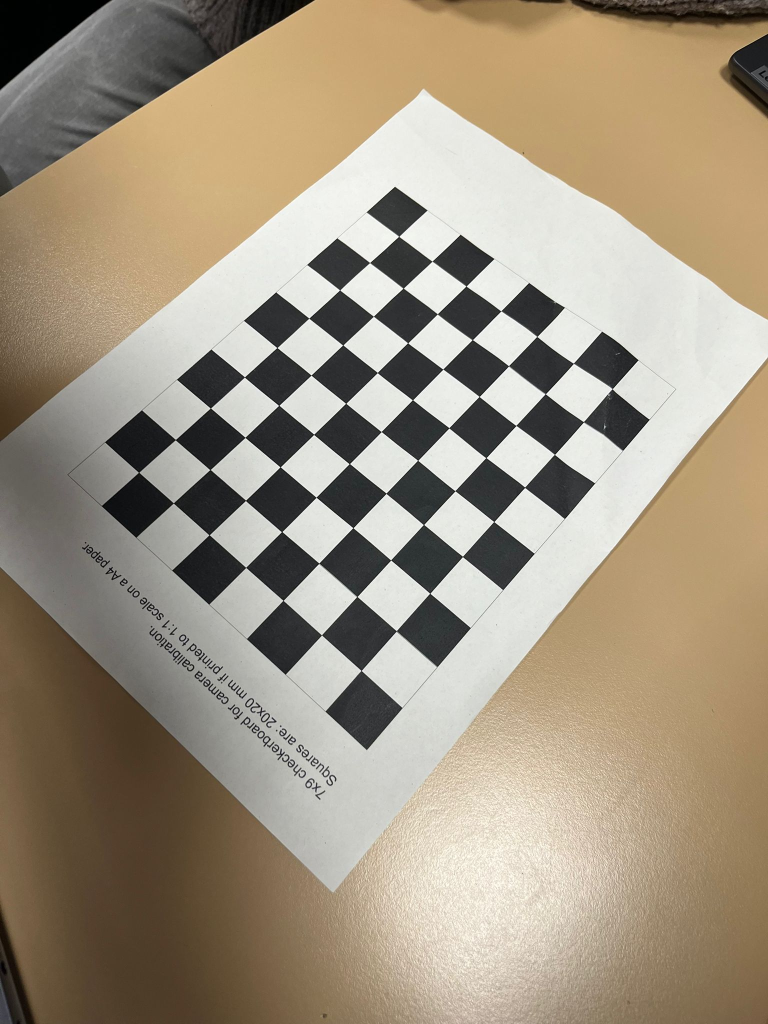
#> input picture data/calibration/1.jpeg, 1536 x 2048 px (shown at 1/2 size); its folder holds 4 pictures in this run
$ python calibration_camara.py
#> lines starting #> are read from the running program, lines starting #| are printed output that depends on the picture
import cv2
import numpy as np
import glob
import os
from typing import List, Tuple

# =========================
# CONFIG
# =========================

IMAGES_GLOB = "data/calibration/*.jpeg"
OUTPUT_NPZ = "src/calibration/calibration_data.npz"

RESIZE_TO = (1080, 810)
CHESSBOARD_SHAPE = (7, 9)
SQUARE_SIZE = 0.030


# =========================
# Helpers
# =========================
def load_images(filenames: List[str], resize_to=None) -> List[np.ndarray]:
#> called with resize_to = (1080, 810)
    imgs = []
    for f in filenames:
        img = cv2.imread(f)
#> img is the input picture: shape (2048, 1536, 3); mean B, G, R 128.7, 148, 160.3
        if img is None:
            print("Error al cargar:", f)
            continue
        if resize_to is not None:
            img = cv2.resize(img, resize_to)
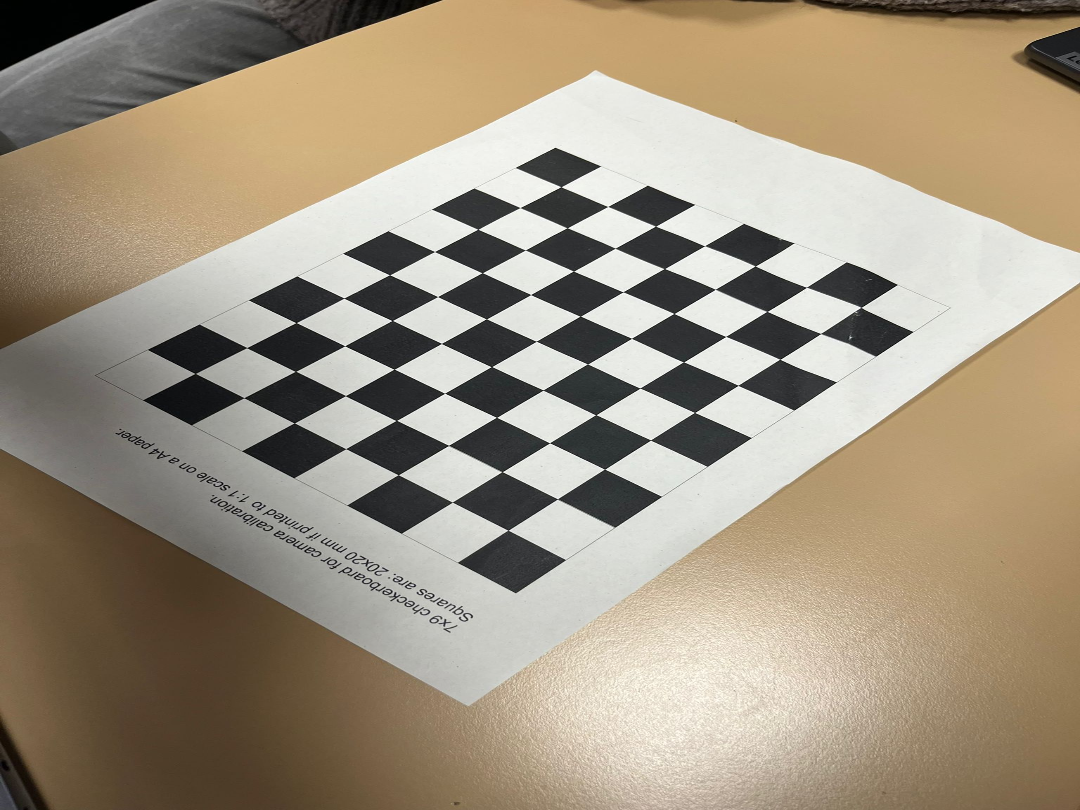
#> img: shape (810, 1080, 3); mean B, G, R 128.6, 147.9, 160.2
        imgs.append(img)
#> pass 2 of the loop in load_images, `for f in filenames:`:
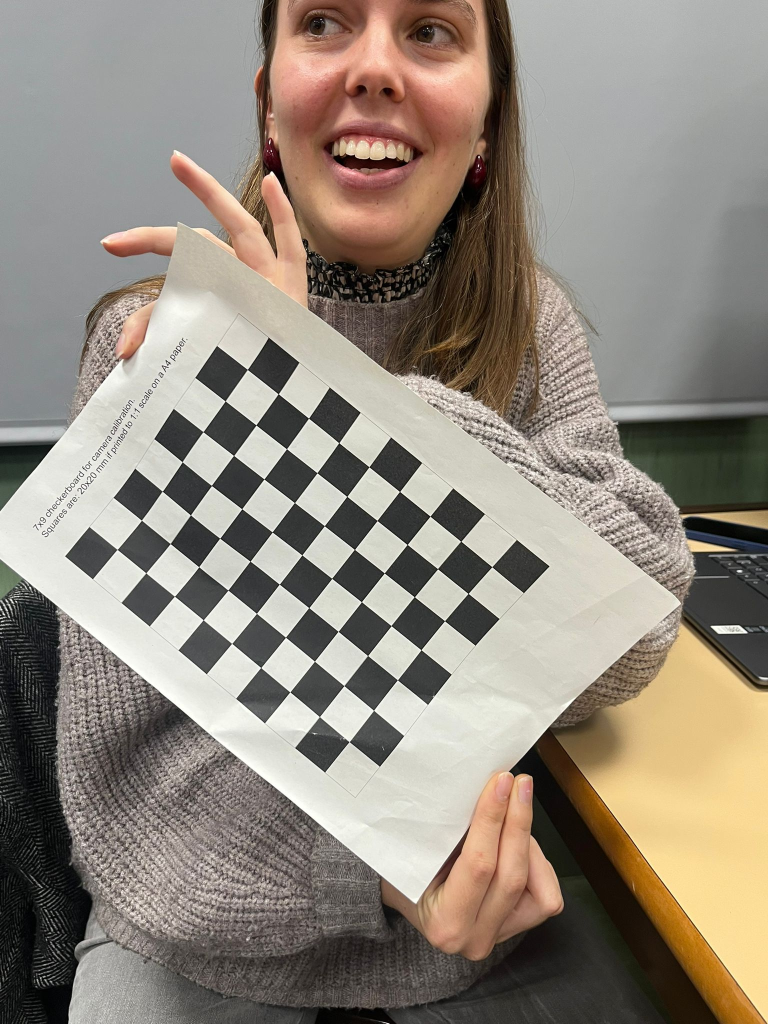
#> input picture data/calibration/10.jpeg, 1536 x 2048 px (shown at 1/2 size)
#> in load_images, img is the input picture: shape (2048, 1536, 3); mean B, G, R 124.8, 136.2, 145.5
#> in load_images, `img = cv2.resize(img, resize_to)`:
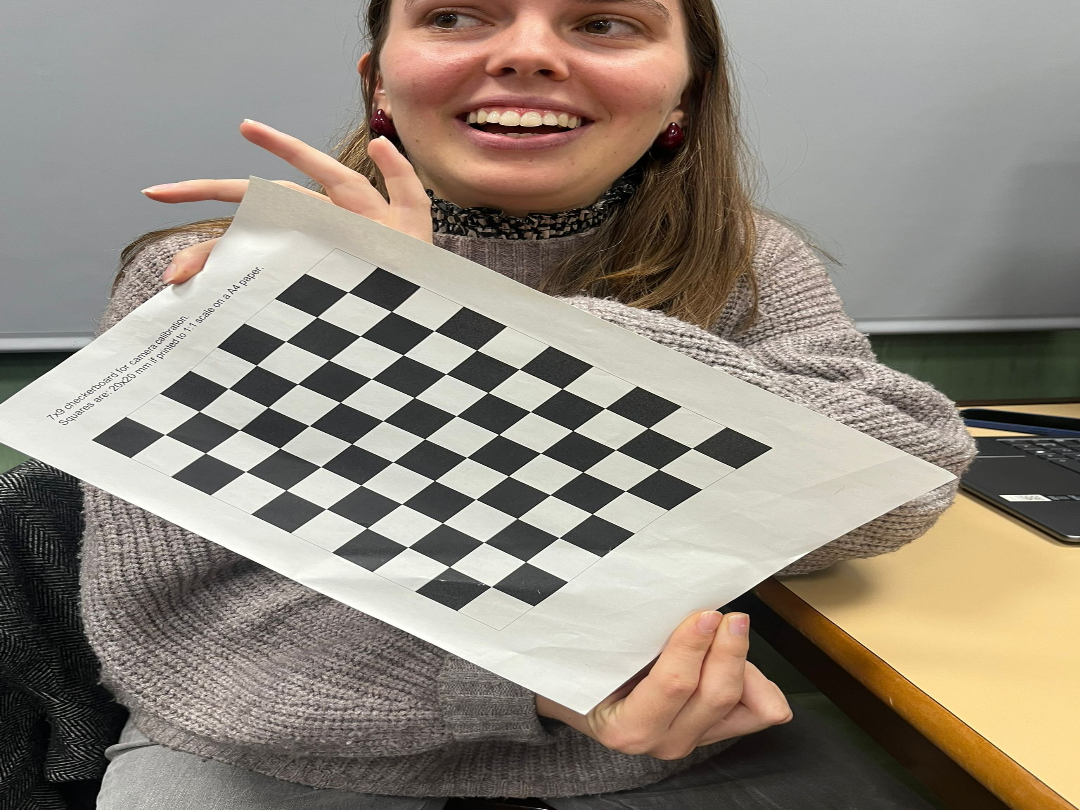
#> img: shape (810, 1080, 3); mean B, G, R 124.7, 136.1, 145.4
#> pass 3 of the loop in load_images, `for f in filenames:`:
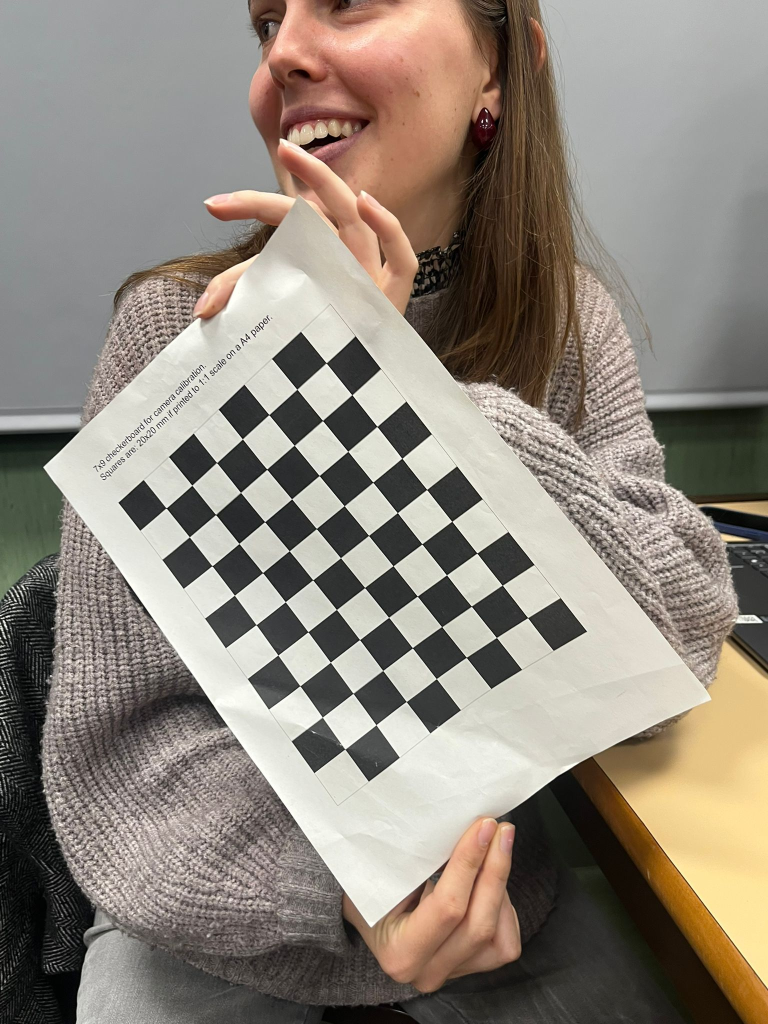
#> input picture data/calibration/11.jpeg, 1536 x 2048 px (shown at 1/2 size)
#> in load_images, img is the input picture: shape (2048, 1536, 3); mean B, G, R 124.2, 134.7, 143.5
#> in load_images, `img = cv2.resize(img, resize_to)`:
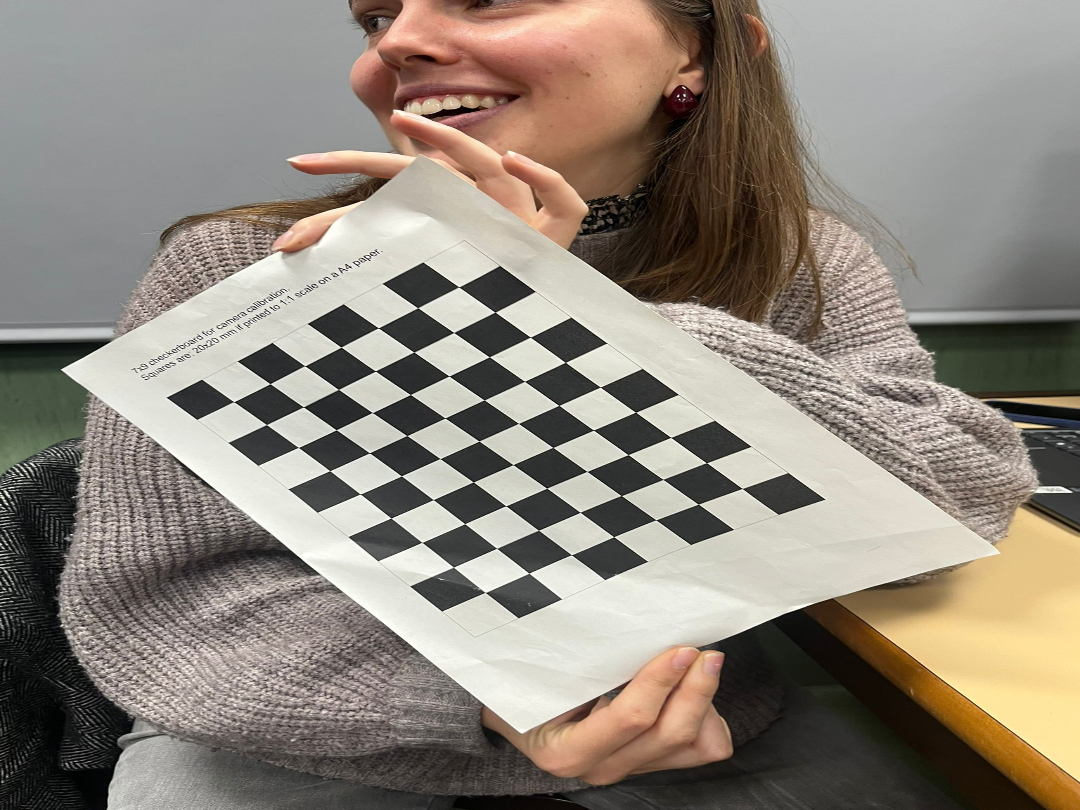
#> img: shape (810, 1080, 3); mean B, G, R 124.1, 134.6, 143.4
#> the loop made 4 passes; the first 3 are shown
    return imgs

def get_chessboard_points(chessboard_shape: Tuple[int, int], square_size: float) -> np.ndarray:
    cols, rows = chessboard_shape
    objp = np.zeros((rows * cols, 3), np.float32)
    grid = np.mgrid[0:cols, 0:rows].T.reshape(-1, 2)
    objp[:, :2] = grid * square_size
    return objp

# =========================
# Main calibration
# =========================
def main():
    files = sorted(glob.glob(IMAGES_GLOB))
    if len(files) == 0:
        raise RuntimeError(f"No se encontraron imágenes con el patrón: {IMAGES_GLOB}")

    imgs = load_images(files, resize_to=RESIZE_TO)
    if len(imgs) == 0:
        raise RuntimeError("No se pudo cargar ninguna imagen.")


    h, w = imgs[0].shape[:2]
#> h = 810; w = 1080
    img_size = (w, h)
#> img_size = (1080, 810)


    criteria = (cv2.TERM_CRITERIA_EPS + cv2.TERM_CRITERIA_MAX_ITER, 30, 0.01)

    objp_one = get_chessboard_points(CHESSBOARD_SHAPE, SQUARE_SIZE).astype(np.float32)

    objpoints = []
    imgpoints = []

    valid_count = 0
    for idx, img in enumerate(imgs):
        gray = cv2.cvtColor(img, cv2.COLOR_BGR2GRAY)

        ret, corners = cv2.findChessboardCorners(gray, CHESSBOARD_SHAPE)
        if not ret:
            print(f" No detectado tablero en: {files[idx]}")
            continue

        corners_ref = cv2.cornerSubPix(gray, corners, (7, 9), (-1, -1), criteria)
        if corners_ref is None:
            corners_ref = corners

        objpoints.append(objp_one.copy())
        imgpoints.append(corners_ref.astype(np.float32))
        valid_count += 1
#> this loop made 4 passes
#> pass 1, in main, `gray = cv2.cvtColor(img, cv2.COLOR_BGR2GRAY)`:
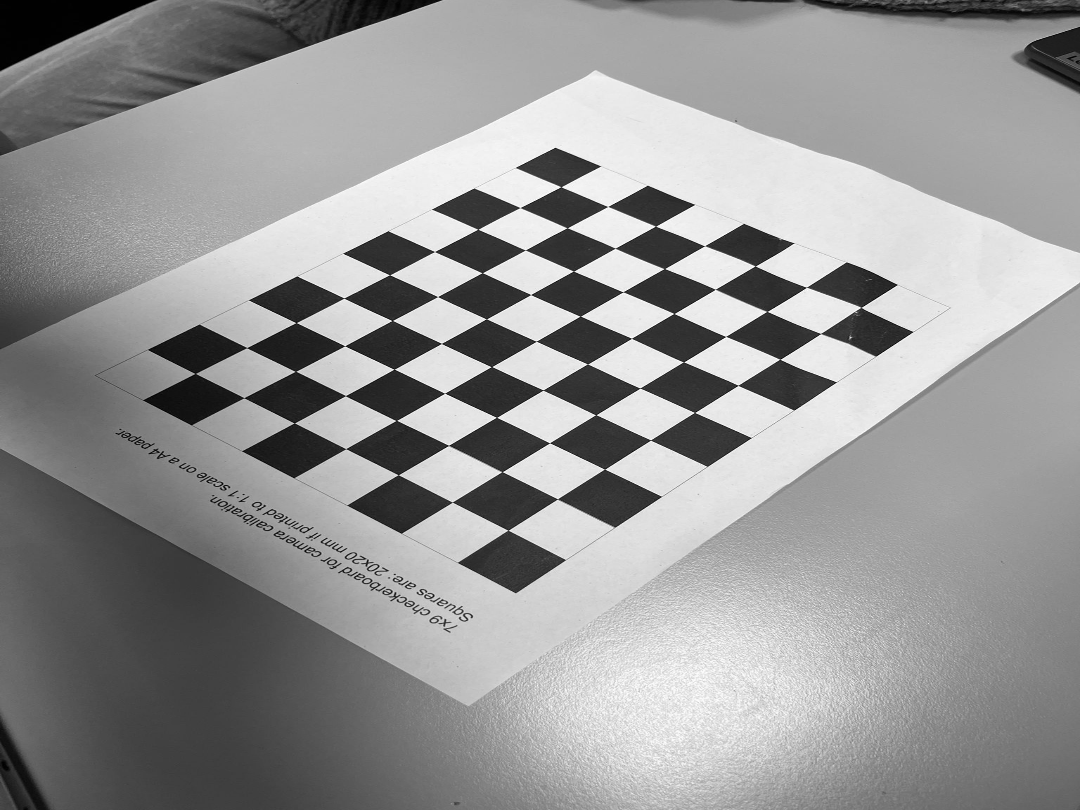
#> gray: shape (810, 1080); min 0, max 255, mean 149.4
#> pass 2, in main, `gray = cv2.cvtColor(img, cv2.COLOR_BGR2GRAY)`:
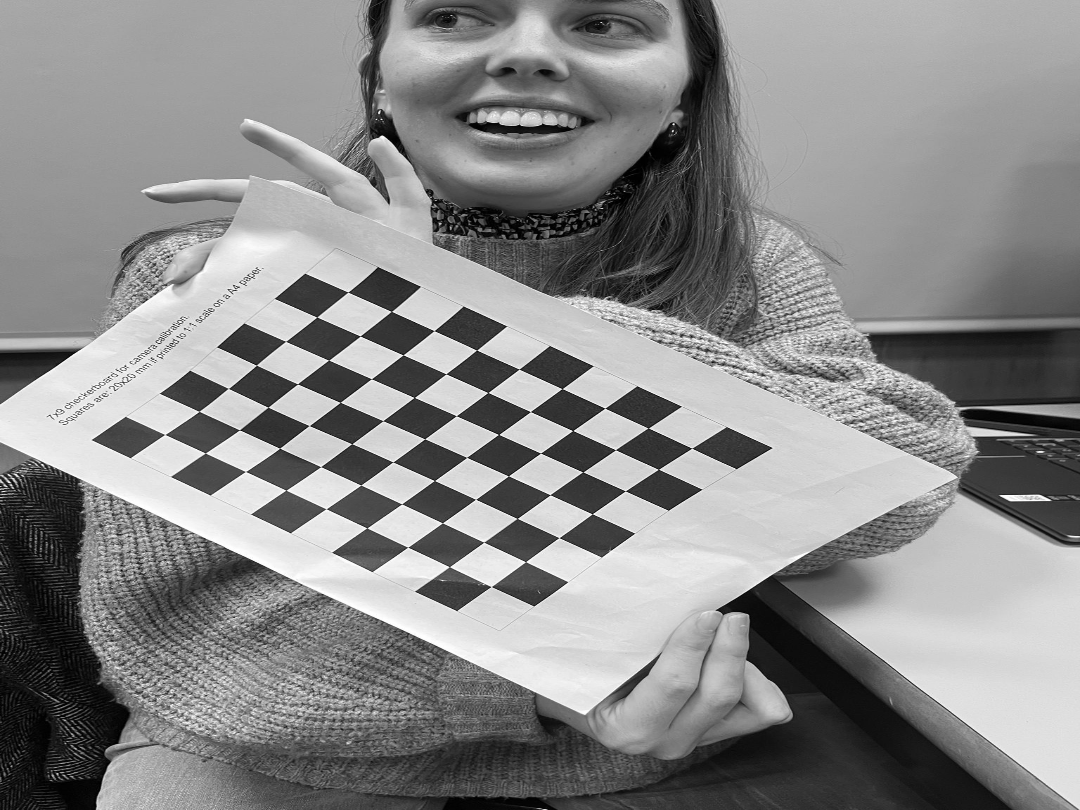
#> gray: shape (810, 1080); min 0, max 255, mean 137.6
#> pass 3, in main, `gray = cv2.cvtColor(img, cv2.COLOR_BGR2GRAY)`:
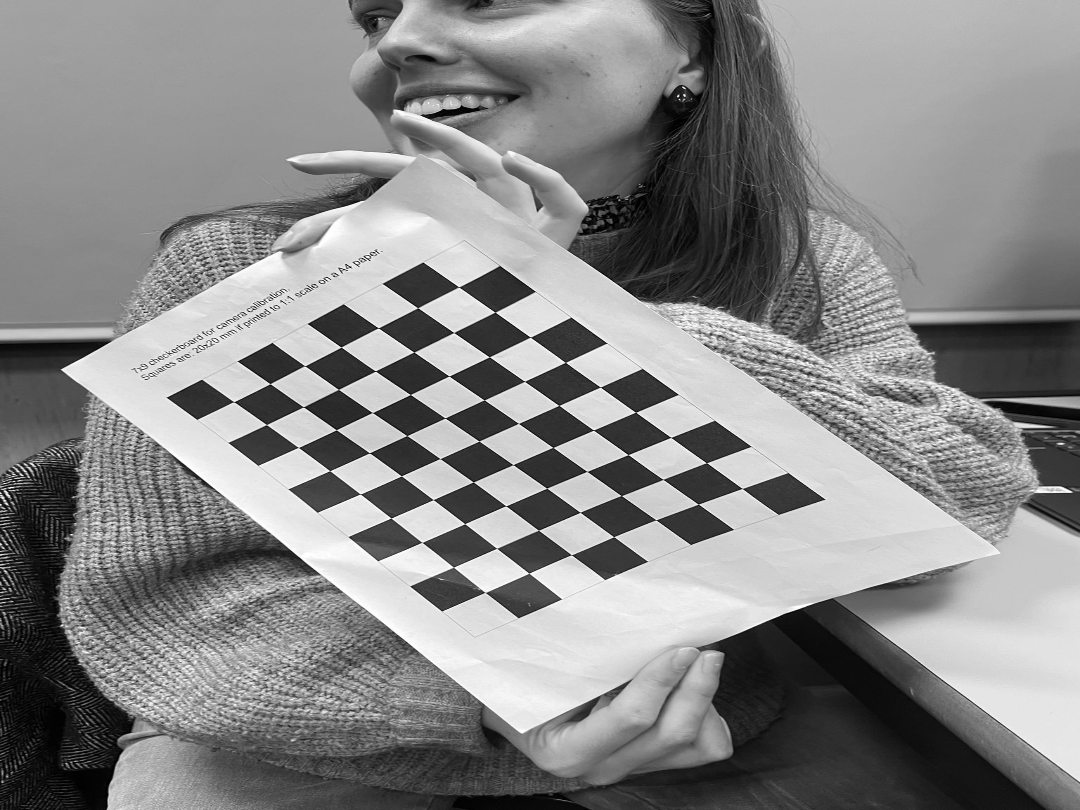
#> gray: shape (810, 1080); min 0, max 255, mean 136
#> after the loop:
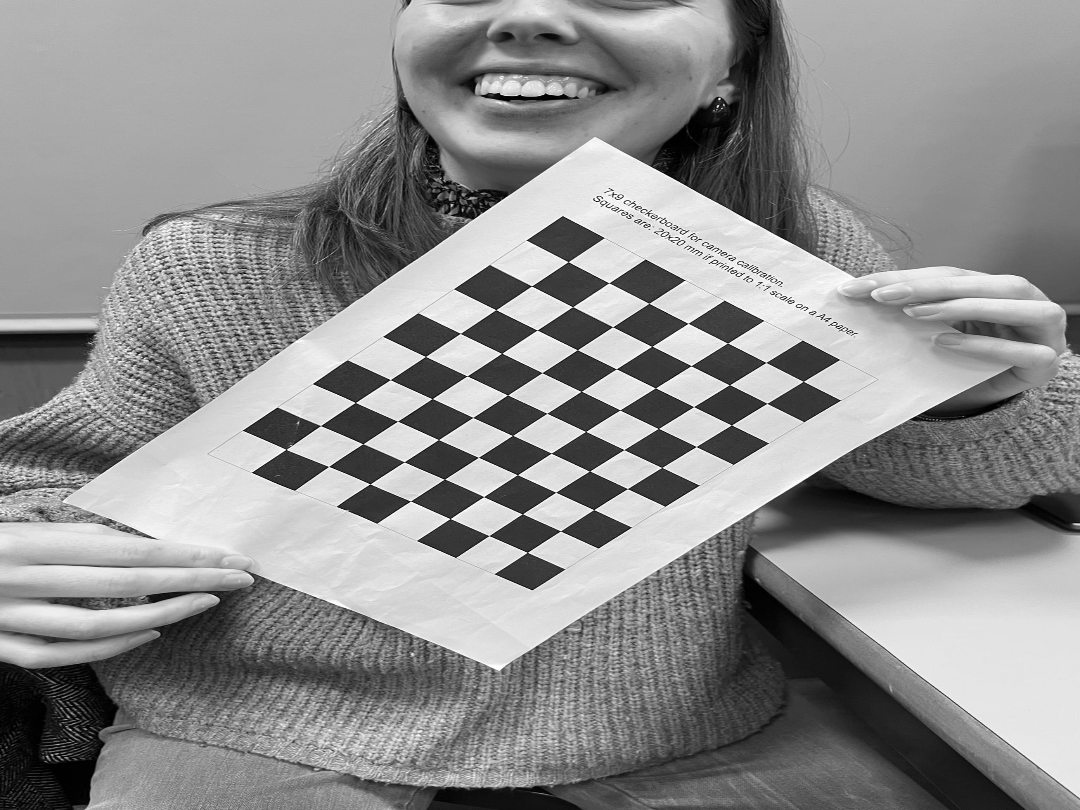
#> gray: shape (810, 1080); min 0, max 255, mean 141.8

    if valid_count < 3:
        raise RuntimeError(f"Demasiadas pocas detecciones válidas: {valid_count}. Necesitas varias vistas del tablero.")

    # Calibrate
    camera_matrix_init = None
    dist_coeffs_init = None

    rms, K, dist, rvecs, tvecs = cv2.calibrateCamera(
        objectPoints=objpoints,
        imagePoints=imgpoints,
        imageSize=img_size,
        cameraMatrix=camera_matrix_init,
        distCoeffs=dist_coeffs_init
    )

    # Extrinsics (R|t)
    extrinsics = []
    for rvec, tvec in zip(rvecs, tvecs):
        R, _ = cv2.Rodrigues(rvec)
        Rt = np.hstack((R, tvec.reshape(3, 1)))  # 3x4
        extrinsics.append(Rt)
    extrinsics = np.array(extrinsics, dtype=np.float32)

    # Save
    np.savez(
        OUTPUT_NPZ,
        intrinsics=K,
        dist_coeffs=dist,
        rvecs=np.array(rvecs, dtype=object),
        tvecs=np.array(tvecs, dtype=object),
        extrinsics=extrinsics,
        rms=rms,
        img_size=np.array(img_size, dtype=np.int32),
        chessboard_shape=np.array(CHESSBOARD_SHAPE, dtype=np.int32),
        square_size=np.array([SQUARE_SIZE], dtype=np.float32)
    )

    print("\n Calibración completada")
    print("Imágenes válidas:", valid_count, "/", len(imgs))
    print("RMS:", rms)
    print("K (intrínsecos):\n", K)
    print("dist:\n", dist.ravel())
    print(f" Guardado en: {OUTPUT_NPZ}")

if __name__ == "__main__":
    main()
